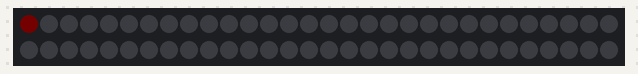
A program run on a simulated ESP32-C6. Parts: 60 RGB LEDs in strip order, left to right, continuing on the next row. Dim RGB values are drawn brighter than linear.

Above: at 0.15 s.
At 1.05 s:
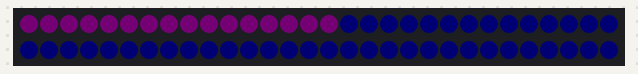
At 1.95 s:
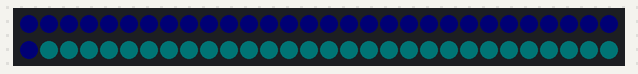
At 2.55 s:
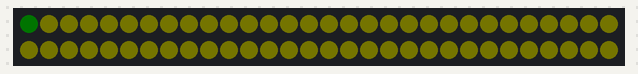
At 3.75 s:
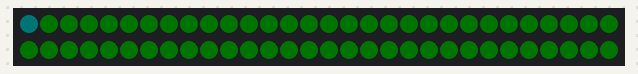
At 7.66 s:
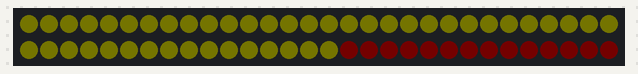

The program:

main.cpp
```cpp
#include <Adafruit_NeoPixel.h>
#include <Arduino.h>

enum {
  pin = 0,
  pixel_count = 60,
  step = 1
};

static Adafruit_NeoPixel pixels(pixel_count, pin, NEO_GRB + NEO_KHZ800);

void setup()
{
  pixels.begin();
  pixels.clear();
}

typedef struct {
  uint8_t r;
  uint8_t g;
  uint8_t b;
} Color;

static constexpr Color colors[] = {
  { 1, 0, 0 },
  { 1, 1, 0 },
  { 0, 1, 0 },
  { 0, 1, 1 },
  { 0, 0, 1 },
  { 1, 0, 1 }
};

void loop()
{
  for(size_t color = 0; color < sizeof(colors) / sizeof(colors[0]); color++) {
    for(int pixel = 0; pixel < pixel_count; pixel++) {
      pixels.setPixelColor(pixel, pixels.Color(colors[color].r, colors[color].g, colors[color].b));
      pixels.show();
      delay(step);
    }
  }
}
```

Measured:
- by itself, everything shown: repeats every 7.2 s, in 24 steps
